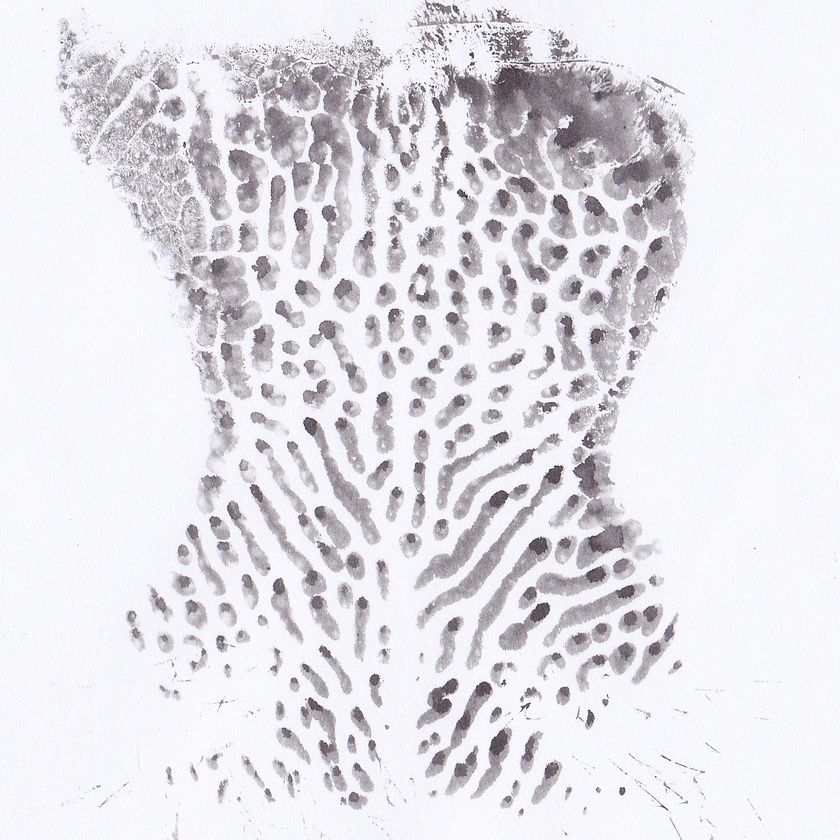
#> input picture images/23_0001.jpg, 840 x 840 px, shrunk from 1250 x 1250 before the run
$ python main.py 23_0001.jpg 23_0002.jpg
#> lines starting #> are read from the running program, lines starting #| are printed output that depends on the picture
# Copyright Ary Noviyanto 2021
# Reference:
#   Noviyanto, A., & Arymurthy, A. M. (2013).
#   Beef cattle identification based on muzzle pattern using a matching
#   refinement technique in the SIFT method. Computers and electronics
#   in agriculture, 99, 77-84.
#
# Example: python3 main.py 23_0001.jpg 23_0002.jpg
#


import numpy as np
import cv2
import matplotlib.pyplot as plt
import os
import sys

def get_refined_matches(matches, kp_1, kp_2):
    matchedKeypoints = []

    n = len(matches)
    if (n < 1):
        return None

    diff = np.zeros(n)
    num_bin_percentage = 0.1
    nbin = int(np.ceil(num_bin_percentage * n))
    truth_bin = []

    t = 4  # maximum different orientation in degree
    agreement_rate = 0.5 # 50% from all matched keypoints

    # generate orientation difference array
    for i in range(n):
        key_point_1 = kp_1[matches[i][0].queryIdx]
        key_point_2 = kp_2[matches[i][0].trainIdx]
        diff[i] = np.abs(key_point_1.angle - key_point_2.angle)
        if (diff[i] > 180.0):
            diff[i] = 360.0 - diff[i]

    for i in range(n):
        if (len(truth_bin) < nbin):
            numT = 0
            for j in range(n):
                if (j != i):
                    if (np.abs(diff[j]-diff[i]) < t):
                        numT = numT + 1
                        if (numT >= agreement_rate * n):
                            break

            if (numT >= agreement_rate * n):
                truth_bin.append(diff[i])
                # matchedKeypoints.append(matches[i])

        else:
            flag = True
            for j in range(nbin):
                if (flag):
                    flag = flag and (np.abs(truth_bin[j]-diff[i]) < t)
                else:
                    break

            if (flag):
                matchedKeypoints.append(matches[i])

    return matchedKeypoints

def get_matched_keypoints(filename_1, filename_2, dir='images'):

#> called with filename_1 = '23_0001.jpg', filename_2 = '23_0002.jpg', dir = 'images'
    file_path_1 = os.path.join(dir, filename_1)
    img_1 = cv2.imread(file_path_1)
#> img_1 is the input picture: shape (840, 840, 3); mean B, G, R 231.3, 225.5, 227.5
    file_path_2 = os.path.join(dir, filename_2)
    img_2 = cv2.imread(file_path_2)
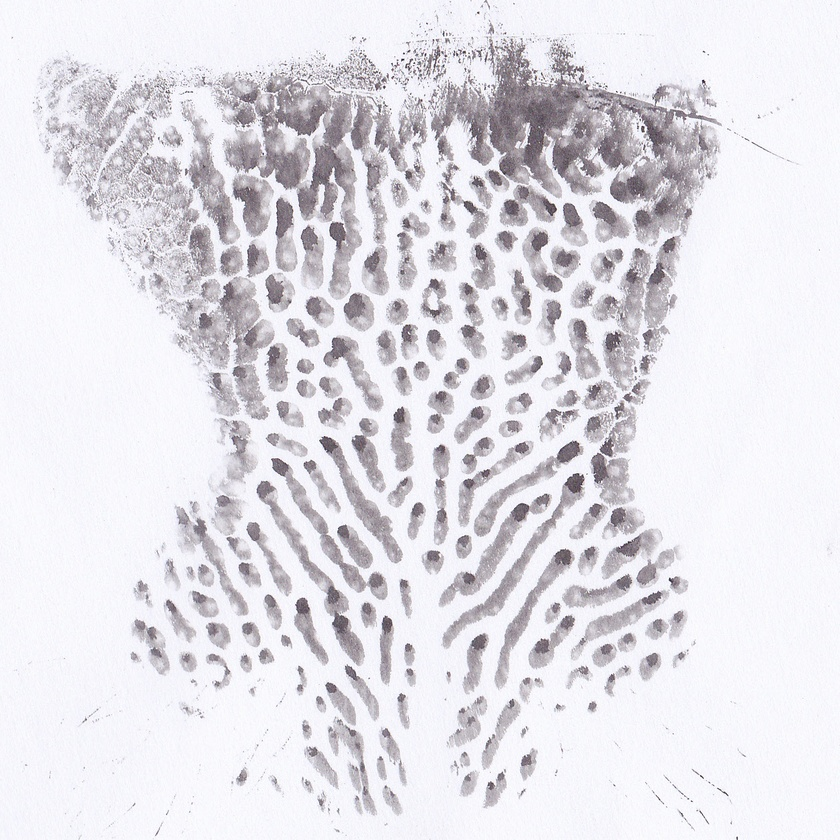
#> input picture images/23_0002.jpg, 840 x 840 px, shrunk from 1250 x 1250 before the run
#> img_2 is the input picture: shape (840, 840, 3); mean B, G, R 230.2, 224.2, 226.3

    gray_1 = cv2.cvtColor(img_1, cv2.COLOR_BGR2GRAY)
    gray_2 = cv2.cvtColor(img_2, cv2.COLOR_BGR2GRAY)

    # plt.imshow(gray_1, cmap='gray', vmin=0, vmax=255)
    # plt.title('Original')
    # plt.show()

    gray_1 = cv2.bilateralFilter(gray_1, 9, 75, 75)
    gray_2 = cv2.bilateralFilter(gray_2, 9, 75, 75)

    # plt.imshow(gray_1, cmap='gray', vmin=0, vmax=255)
    # plt.title('Blured')
    # plt.show()

    sift = cv2.SIFT_create()

    kp_1, des_1 = sift.detectAndCompute(gray_1, None)
#> kp_1 = 1668 keypoints; strongest (x, y, size): (554, 476, 11.7), (311, 425, 10.2), (499, 744, 13.2), (483, 689, 10.5)
    kp_2, des_2 = sift.detectAndCompute(gray_2, None)
#> kp_2 = 1609 keypoints; strongest (x, y, size): (575, 484, 11.9), (329, 444, 10.3), (703, 81, 2), (387, 624, 8)

    matcher = cv2.BFMatcher()
    matches = matcher.knnMatch(des_1, des_2, k=2)
#> matches = 1668 matches

    ratio_treshold = 0.75 # 75% between first and second matched keypoints' distances
    valid_matches = []
    for k_1, k_2 in matches:
        if k_1.distance < ratio_treshold * k_2.distance:
            valid_matches.append([k_1])
#> after the loop, valid_matches = 341 matches

    return valid_matches, img_1, img_2, kp_1, kp_2

if __name__ == '__main__':
    filename_1 = sys.argv[1]
    filename_2 = sys.argv[2]

    valid_matches, img_1, img_2, kp_1, kp_2 = get_matched_keypoints(filename_1, filename_2)
#> valid_matches = 341 matches

    matched_img = cv2.drawMatchesKnn(img_1, kp_1, img_2, kp_2, valid_matches, None, flags=cv2.DrawMatchesFlags_NOT_DRAW_SINGLE_POINTS)
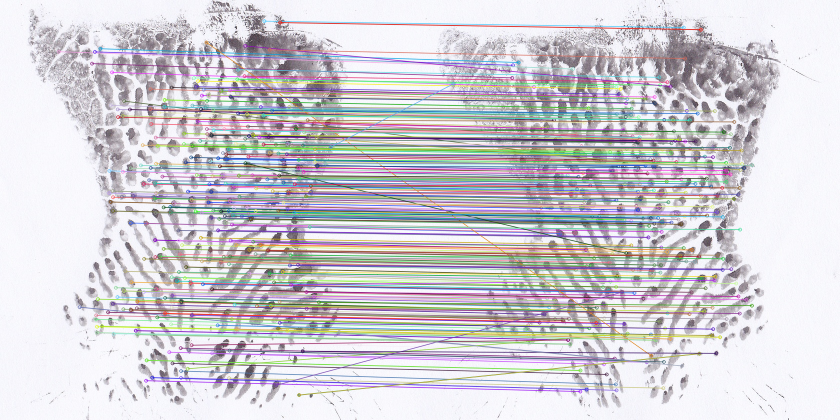
#> matched_img: shape (840, 1680, 3) (shown at 1/2 size); mean B, G, R 211.1, 205.7, 208.2
    plt.imshow(matched_img)
    plt.title('Matched keypoints:' + str(len(valid_matches)))
    plt.show()

    refiened_valid_matches = get_refined_matches(valid_matches, kp_1, kp_2)
#> in get_refined_matches, `n = len(matches)`: n = 341
#> in get_refined_matches, `nbin = int(np.ceil(num_bin_percentage * n))`: nbin = 35
#> the loop in get_refined_matches, `for i in range(n):` made 341 passes
#> (key_point_1, key_point_2) on passes 1 to 3: (keypoint at (117.5, 103), size 71.1, keypoint at (102.2, 131.1), size 72.6), (keypoint at (158.8, 613.8), size 4.9, keypoint at (452.9, 723.9), size 9.4), (keypoint at (183.6, 126.8), size 14.5, keypoint at (184.1, 155.3), size 14.5)
#> after the loop in get_refined_matches, `for i in range(n):`: diff = 341 values, max 174.1 at index 317, min 0.0029 at index 274, mean 8
#> after the loop in get_refined_matches, `for i in range(n):`: matchedKeypoints = 51 matches; truth_bin = 35 values, max 6.8 at index 22, min 0.661 at index 20, mean 3.21
#> refiened_valid_matches = 51 matches
    matched_img = cv2.drawMatchesKnn(img_1, kp_1, img_2, kp_2, refiened_valid_matches, None, flags=cv2.DrawMatchesFlags_NOT_DRAW_SINGLE_POINTS)
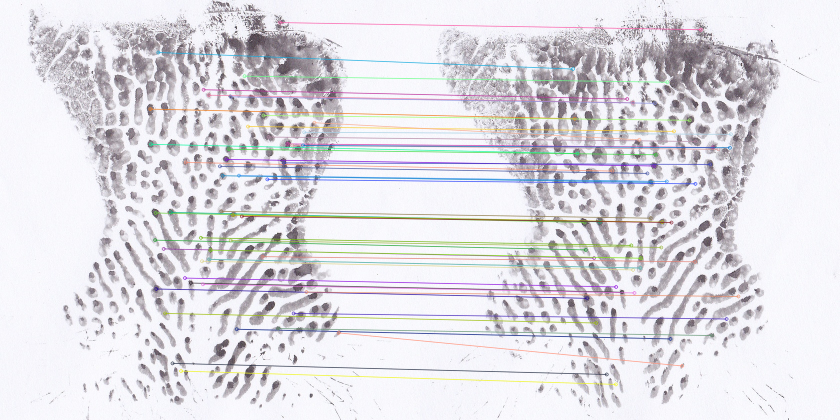
#> matched_img: shape (840, 1680, 3) (shown at 1/2 size); mean B, G, R 226.8, 221.3, 223.2
    plt.imshow(matched_img)
    plt.title('Matched keypoints after refinement: ' + str(len(refiened_valid_matches)))
    plt.show()
